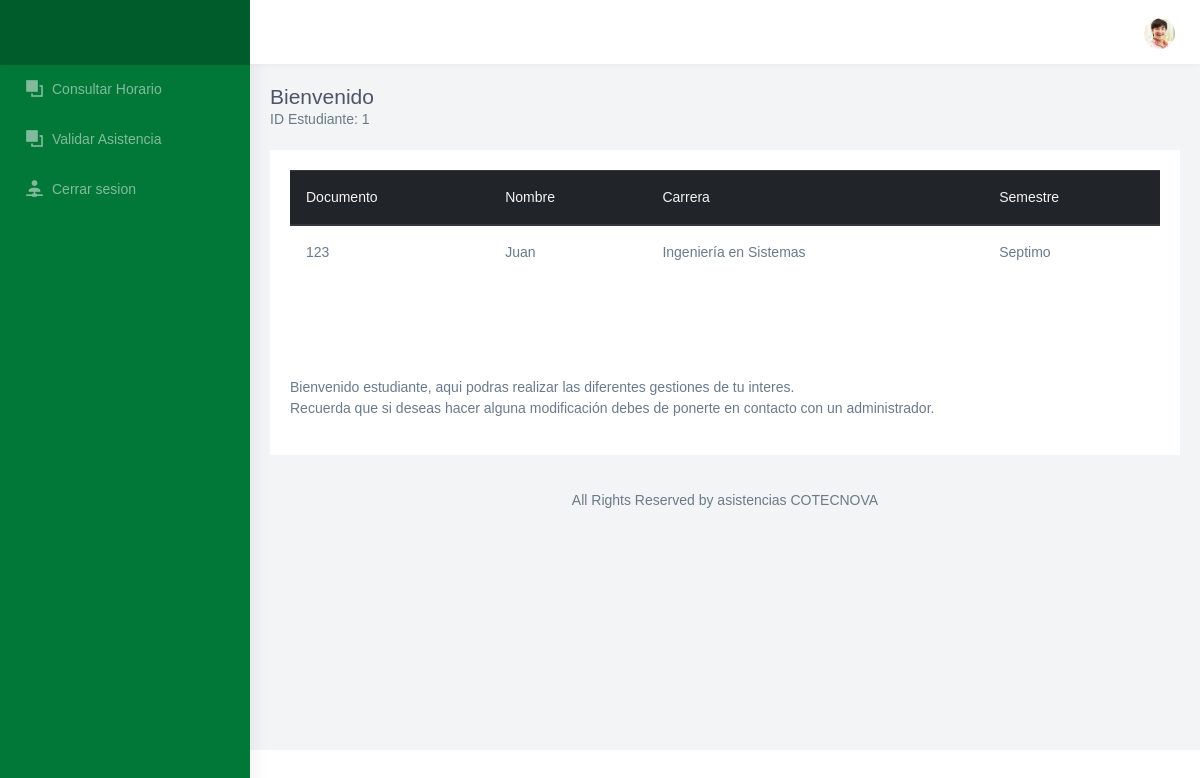
/index_estudiante.php (signed in), run on the app's committed database.
### tables this page shows
CREATE TABLE `estudiante` (
  `id_estudiante` int(11) NOT NULL COMMENT 'Identificador del estudiante',
  `documento` varchar(45) NOT NULL COMMENT 'Documento del estudiante',
  `nombres` varchar(45) NOT NULL COMMENT 'Nombres del estudiante',
  `apellidos` varchar(45) NOT NULL COMMENT 'Apellidos del estudiante',
  `jornada` varchar(45) NOT NULL COMMENT 'Jornada del estudiante',
  `semestre` varchar(45) NOT NULL,
  `clave` varchar(45) NOT NULL,
  `Carrera_id_carrera` int(11) NOT NULL,
  `tipo_usuario_id_tipo_usuario` int(11) NOT NULL,
  `estado` int(11) NOT NULL
);

CREATE TABLE `carrera` (
  `id_carrera` int(11) NOT NULL,
  `nombre` varchar(45) NOT NULL,
  `estado` int(11) NOT NULL
);

### Modelo/MySQL.php (called while the page is built, shortened)
<?php
class MySQL{
    private $hostname  = "localhost";
    private $user = "root";
    private $password = "";
    private $database = "asistencia";
    private $conexion;
    public function conectar(){
        $this->conexion = mysqli_connect($this->hostname, $this->user, $this->password, $this->database);
    }
    public function efectuarConsulta($consulta){
        mysqli_query($this->conexion, "SET lc_time_names = 'es_ES'" );
        mysqli_query($this->conexion, "SET NAMES 'utf8'");
        mysqli_query($this->conexion, "SET CHARACTER 'utf8'");
       $this->resultadoConsulta = mysqli_query($this->conexion, $consulta);
        return $this->resultadoConsulta;
    }
}

### index_estudiante.php (the view, shortened to what this page needs)
<!DOCTYPE html>
<html dir="ltr" lang="en">
<head>
    <link href="css/chartist.min.css" rel="stylesheet">
    <link href="css/style.min.css" rel="stylesheet">
    <link href="css/ie7.css" rel="stylesheet">
    <link href="css/materialdesignicons.min.css" rel="stylesheet">
    <link href="css/weather-icons.min.css" rel="stylesheet">
</head>
<body>
    <?php
        require_once 'Modelo/MySQL.php';
        $mysql = new MySQL;
        $mysql->conectar();
        $id_estudiante = $_SESSION['idEstudiante'];
        $datosestudiante = $mysql->efectuarConsulta("SELECT estudiante.id_estudiante, estudiante.documento, estudiante.nombres, estudiante.Carrera_id_carrera, estudiante.semestre, carrera.id_carrera, carrera.nombre from estudiante join carrera on estudiante.Carrera_id_carrera = carrera.id_carrera where estudiante.id_estudiante = " . $id_estudiante . "");
        while ($valores1 = mysqli_fetch_assoc($datosestudiante)) {
            $documento = $valores1['documento'];
            $nombres = $valores1['nombres'];
            $carrera = $valores1['nombre'];
            $semestre = $valores1['semestre'];
        }
    ?>
    <div id="main-wrapper" data-navbarbg="skin6" data-theme="light" data-layout="vertical" data-sidebartype="full" data-boxed-layout="full">
        <header class="topbar" data-navbarbg="skin6">
            <nav class="navbar top-navbar navbar-expand-md navbar-light">
                <div class="navbar-header" data-logobg="skin5">
                    <div class="navbar-brand">
                        <a href="index.html" class="logo">
                        </a>
                    </div>
                </div>
                <div class="navbar-collapse collapse" id="navbarSupportedContent" data-navbarbg="skin6">
                    <ul class="navbar-nav float-right">
                        <li class="nav-item dropdown">
                            <a class="nav-link dropdown-toggle text-muted waves-effect waves-dark pro-pic" href="" data-toggle="dropdown" aria-haspopup="true" aria-expanded="false"><img src="images/users/1.jpg" alt="user" class="rounded-circle" width="31"></a>
                        </li>
                    </ul>
                </div>
            </nav>
        </header>
        <div class="page-wrapper">
            <div class="page-breadcrumb">
                <div class="row">
                    <div class="col-5 align-self-center">
                        <h4 class="page-title">Bienvenido</h4>
                        <?php echo "ID Estudiante: " . $_SESSION['idEstudiante']; ?>
                    </div>
                </div>
            </div>
            <div class="container-fluid">
                <div class="row">
                    <div class="col-12">
                        <div class="card">
                            <div class="card-body">
                                <table class="table">
                                    <thead class="thead-dark">
                                        <tr>
                                            <th scope="col">Documento</th>
                                            <th scope="col">Nombre</th>
                                            <th scope="col">Carrera</th>
                                            <th scope="col">Semestre</th>
                                        </tr>
                                    </thead>
                                    <tbody>
                                        <tr>
                                            <th scope="row"><?php echo $documento ?></th>
                                            <td><?php echo $nombres ?></td>
                                            <td><?php echo $carrera ?></td>
                                            <td><?php echo $semestre ?></td>
                                        </tr>
                                    </tbody>
                                </table>
                            </div>
                            <br><br>
                            <div class="card-body">
                                <p>Bienvenido estudiante, aqui podras realizar las diferentes gestiones de tu interes.<br>
                                    Recuerda que si deseas hacer alguna modificación debes de ponerte en contacto con
                                    un administrador.</p>
                            </div>
                        </div>
                    </div>
                </div>
                <footer class="footer text-center">
                    All Rights Reserved by asistencias COTECNOVA
                </footer>
            </div>
        </div>
</body>
</html>

### data on the page
estudiante: documento "123", nombres "Juan", Carrera_id_carrera.nombre "Ingeniería en Sistemas", semestre "Septimo"

### other printed values
$_SESSION['idEstudiante'] "1"
